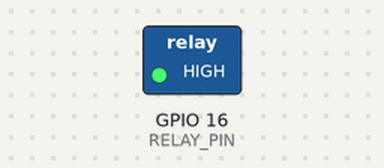
Bench run of a sketch on a simulated ESP32. Parts: switched loads named in the sketch (green lamp = pin HIGH).

Above: at 0.2 s.
At 3.0 s:
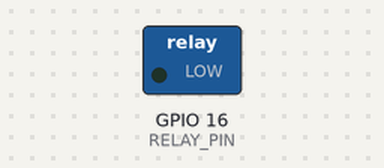
Timing chart, 0 to 7.2 s (numbered marks = the images above):
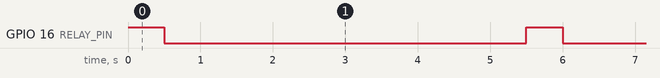

The sketch:

siren_plain.ino
```cpp
/*
 * This ESP32 code is created by esp32io.com
 *
 * This ESP32 code is released in the public domain
 *
 * For more detail (instruction and wiring diagram), visit https://esp32io.com/tutorials/esp32-siren
 */

#define RELAY_PIN 16 // ESP32 pin GPIO16 that controls the siren via relay

// the setup function runs once when you press reset or power the board
void setup() {
  // initialize digital pin as an output.
  pinMode(RELAY_PIN, OUTPUT);
}

void loop() {
  digitalWrite(RELAY_PIN, HIGH);
  delay(500);
  digitalWrite(RELAY_PIN, LOW);
  delay(5000);
}
```

Measured:
- by itself, GPIO 16 (RELAY_PIN): alternates HIGH for 0.50 s and LOW for 5.0 s
